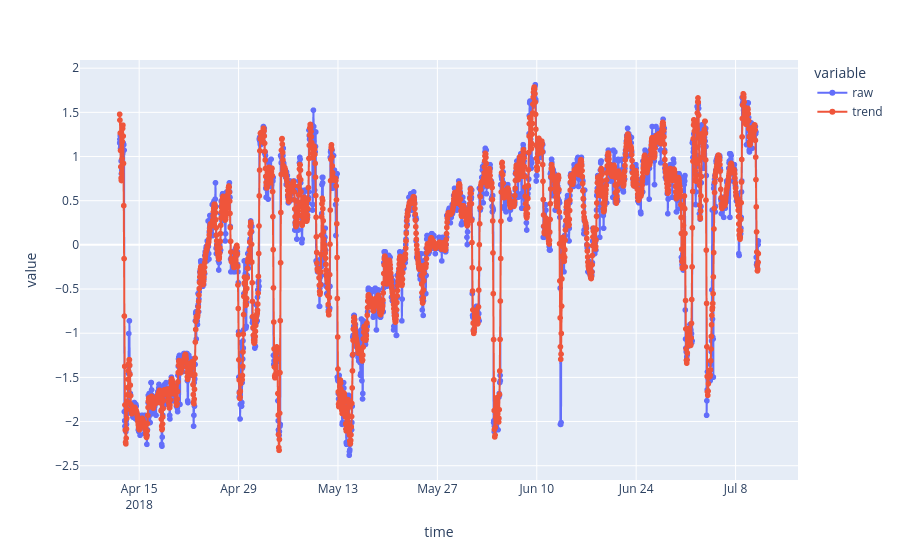

Notebook cell for this chart:
### Code cell
# Create the line plot with markers
fig = px.line(df_trend, x="time", y=["raw","trend"], markers=True)

# Display the figure
fig.show()

### Figure 1 — Plotly figure (JSON) as saved in the notebook; plotly's stock layout.template omitted (floating-point values rounded to 4 significant figures; data arrays with more than 128 entries replaced by an {"elided": "..."} marker saying what was removed)
{"data": [{"hovertemplate": "variable=raw<br>time=%{x}<br>value=%{y}<extra></extra>", "legendgroup": "raw", "line": {"color": "#636efa", "dash": "solid"}, "marker": {"symbol": "circle"}, "mode": "lines+markers", "name": "raw", "showlegend": true, "type": "scattergl", "x": {"elided": "2160 str values"}, "xaxis": "x", "y": {"elided": "2160 float values"}, "yaxis": "y"}, {"hovertemplate": "variable=trend<br>time=%{x}<br>value=%{y}<extra></extra>", "legendgroup": "trend", "line": {"color": "#EF553B", "dash": "solid"}, "marker": {"symbol": "circle"}, "mode": "lines+markers", "name": "trend", "showlegend": true, "type": "scattergl", "x": {"elided": "2160 str values"}, "xaxis": "x", "y": {"elided": "2160 float values"}, "yaxis": "y"}], "layout": {"legend": {"title": {"text": "variable"}, "tracegroupgap": 0}, "margin": {"t": 60}, "xaxis": {"anchor": "y", "domain": [0, 1], "title": {"text": "time"}}, "yaxis": {"anchor": "x", "domain": [0, 1], "title": {"text": "value"}}}}
